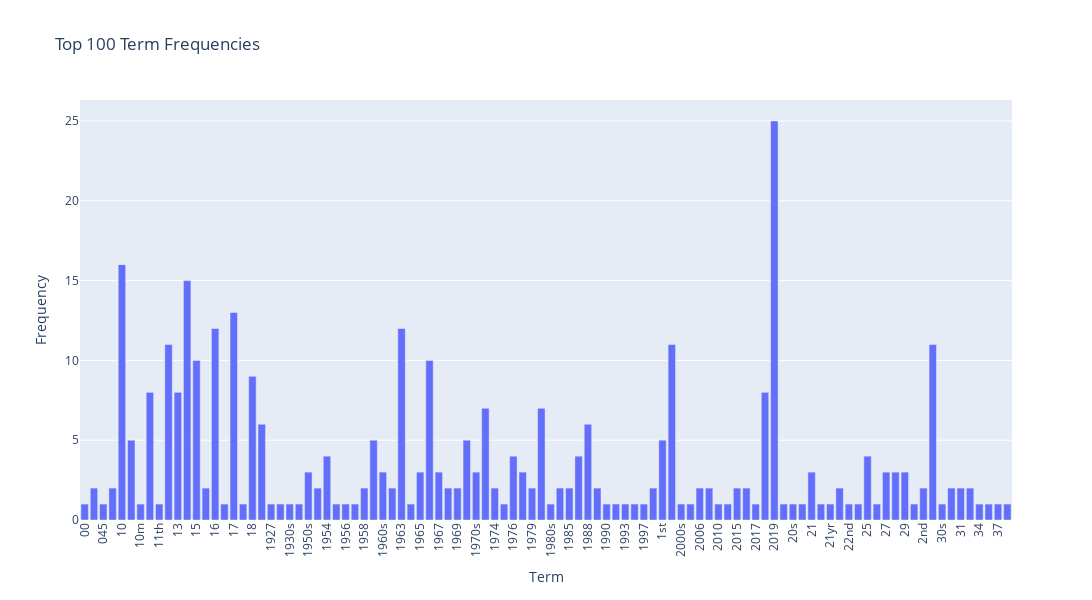

Notebook source saved alongside this figure:
### Code cell
import plotly.express as px
import pandas as pd

# Create a DataFrame to store terms and their frequencies
df = pd.DataFrame({
    'Term': count_vect.get_feature_names_out()[:100],
    'Frequency': term_frequencies[:100]
})

# Create a bar chart using Plotly Express
fig = px.bar(df, x='Term', y='Frequency', title='Top 100 Term Frequencies')

# Set the rotation angle for x-axis labels
fig.update_layout(xaxis_tickangle=-90, width=1200, height=600)

# Display the interactive chart
fig.show()

### Figure 1 — Plotly figure (JSON) as saved in the notebook; plotly's stock layout.template omitted (floating-point values rounded to 4 significant figures)
{"data": [{"alignmentgroup": "True", "hovertemplate": "Term=%{x}<br>Frequency=%{y}<extra></extra>", "legendgroup": "", "marker": {"color": "#636efa", "pattern": {"shape": ""}}, "name": "", "offsetgroup": "", "orientation": "v", "showlegend": false, "textposition": "auto", "type": "bar", "x": ["00", "000", "045", "07", "10", "100", "10m", "11", "11th", "12", "13", "14", "15", "150", "16", "16years", "17", "17th", "18", "19", "1927", "1930", "1930s", "1950", "1950s", "1952", "1954", "1955", "1956", "1957", "1958", "1960", "1960s", "1962", "1963", "1964", "1965", "1966", "1967", "1968", "1969", "1970", "1970s", "1973", "1974", "1975", "1976", "1977", "1979", "1980", "1980s", "1981", "1985", "1987", "1988", "1989", "1990", "1992", "1993", "1996", "1997", "1998", "1st", "20", "2000s", "2002", "2006", "2009", "2010", "2014", "2015", "2016", "2017", "2018", "2019", "2040", "20s", "20th", "21", "21st", "21yr", "22", "22nd", "23", "25", "26", "27", "28", "29", "29th", "2nd", "30", "30s", "30th", "31", "32", "34", "36", "37", "3pm"], "xaxis": "x", "y": [1, 2, 1, 2, 16, 5, 1, 8, 1, 11, 8, 15, 10, 2, 12, 1, 13, 1, 9, 6, 1, 1, 1, 1, 3, 2, 4, 1, 1, 1, 2, 5, 3, 2, 12, 1, 3, 10, 3, 2, 2, 5, 3, 7, 2, 1, 4, 3, 2, 7, 1, 2, 2, 4, 6, 2, 1, 1, 1, 1, 1, 2, 5, 11, 1, 1, 2, 2, 1, 1, 2, 2, 1, 8, 25, 1, 1, 1, 3, 1, 1, 2, 1, 1, 4, 1, 3, 3, 3, 1, 2, 11, 1, 2, 2, 2, 1, 1, 1, 1], "yaxis": "y"}], "layout": {"barmode": "relative", "height": 600, "legend": {"tracegroupgap": 0}, "title": {"text": "Top 100 Term Frequencies"}, "width": 1200, "xaxis": {"anchor": "y", "autorange": true, "domain": [0, 1], "range": [-0.5, 99.5], "tickangle": -90, "title": {"text": "Term"}, "type": "category"}, "yaxis": {"anchor": "x", "autorange": true, "domain": [0, 1], "range": [0, 26.32], "title": {"text": "Frequency"}, "type": "linear"}}}
